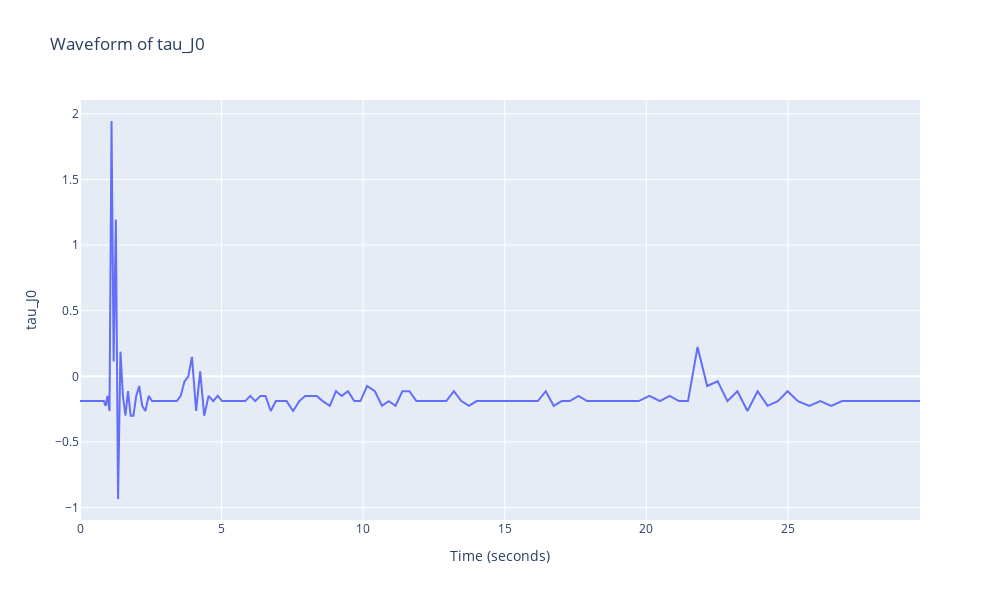
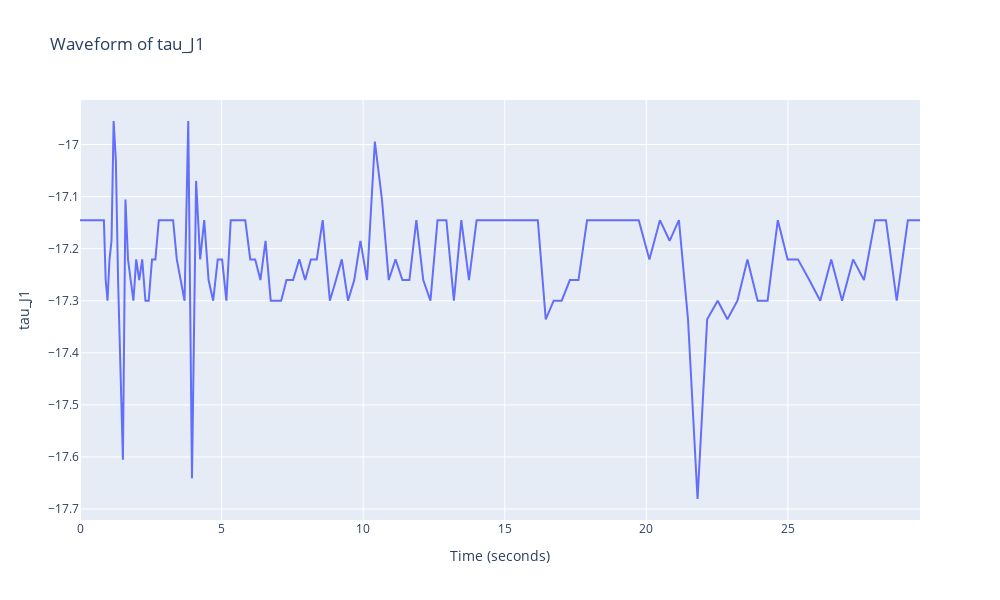
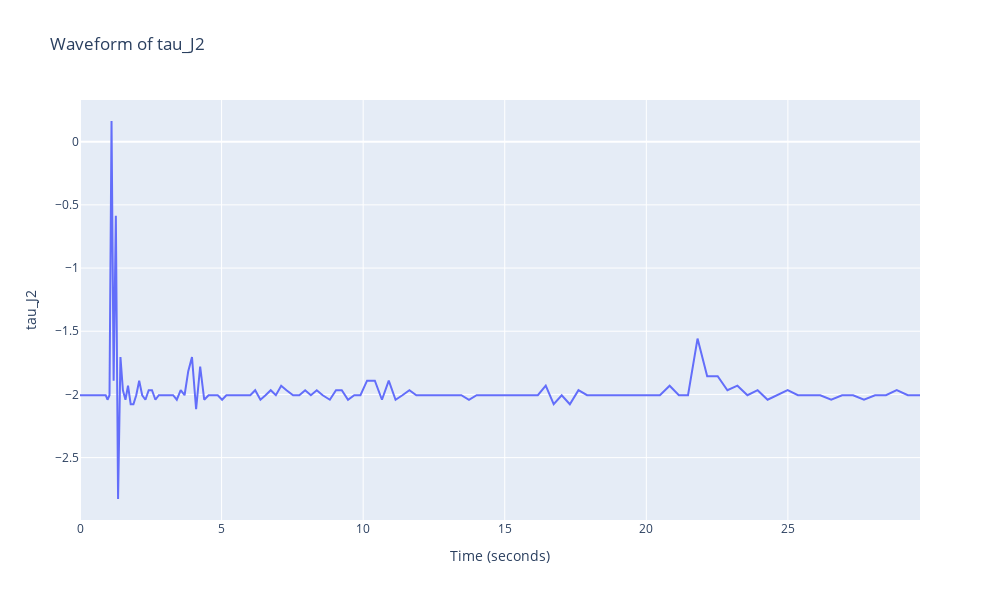
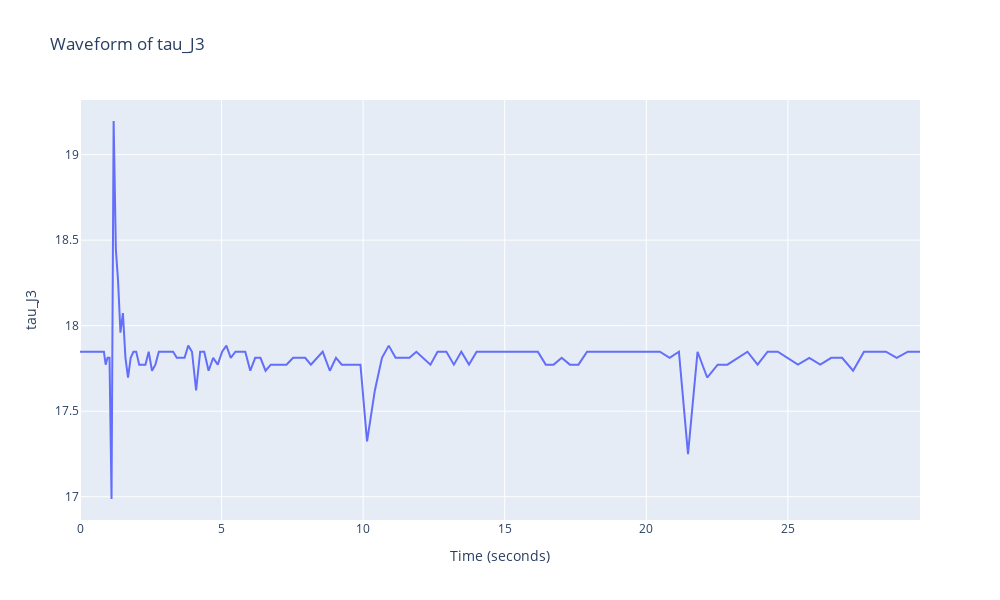

Source (notebook cell) for these figures, in order:
### Code cell
import plotly.express as px
df = pd.DataFrame(data)
# 计算持续时间，从 0 开始
df["time_diff"] = (df["timestamp"] - df["timestamp"].min()).dt.total_seconds()

# 绘制每一列的波形图
for column in df.columns[1:-1]:  # 排除 timestamp 和 time_diff 列
    fig = px.line(df, x="time_diff", y=column, title=f'Waveform of {column}')
    fig.update_layout(
        xaxis_title="Time (seconds)",
        yaxis_title=column,
        xaxis=dict(tickmode='linear', tick0=0, dtick=5),
        hovermode='x unified',
        width=1000,
        height=600
    )
    fig.show()

### Figure 1 — Plotly figure (JSON) as saved in the notebook; plotly's stock layout.template omitted (floating-point values rounded to 4 significant figures; data arrays with more than 128 entries replaced by an {"elided": "..."} marker saying what was removed)
{"data": [{"hovertemplate": "time_diff=%{x}<br>tau_J0=%{y}<extra></extra>", "legendgroup": "", "line": {"color": "#636efa", "dash": "solid"}, "marker": {"symbol": "circle"}, "mode": "lines", "name": "", "orientation": "v", "showlegend": false, "type": "scatter", "x": {"elided": "148 float values"}, "xaxis": "x", "y": {"elided": "148 float values"}, "yaxis": "y"}], "layout": {"height": 600, "hovermode": "x unified", "legend": {"tracegroupgap": 0}, "title": {"text": "Waveform of tau_J0"}, "width": 1000, "xaxis": {"anchor": "y", "domain": [0, 1], "dtick": 5, "tick0": 0, "tickmode": "linear", "title": {"text": "Time (seconds)"}}, "yaxis": {"anchor": "x", "domain": [0, 1], "title": {"text": "tau_J0"}}}}

### Figure 2 — Plotly figure (JSON) as saved in the notebook; plotly's stock layout.template omitted (floating-point values rounded to 4 significant figures; data arrays with more than 128 entries replaced by an {"elided": "..."} marker saying what was removed)
{"data": [{"hovertemplate": "time_diff=%{x}<br>tau_J1=%{y}<extra></extra>", "legendgroup": "", "line": {"color": "#636efa", "dash": "solid"}, "marker": {"symbol": "circle"}, "mode": "lines", "name": "", "orientation": "v", "showlegend": false, "type": "scatter", "x": {"elided": "148 float values"}, "xaxis": "x", "y": {"elided": "148 float values"}, "yaxis": "y"}], "layout": {"height": 600, "hovermode": "x unified", "legend": {"tracegroupgap": 0}, "title": {"text": "Waveform of tau_J1"}, "width": 1000, "xaxis": {"anchor": "y", "domain": [0, 1], "dtick": 5, "tick0": 0, "tickmode": "linear", "title": {"text": "Time (seconds)"}}, "yaxis": {"anchor": "x", "domain": [0, 1], "title": {"text": "tau_J1"}}}}

### Figure 3 — Plotly figure (JSON) as saved in the notebook; plotly's stock layout.template omitted (floating-point values rounded to 4 significant figures; data arrays with more than 128 entries replaced by an {"elided": "..."} marker saying what was removed)
{"data": [{"hovertemplate": "time_diff=%{x}<br>tau_J2=%{y}<extra></extra>", "legendgroup": "", "line": {"color": "#636efa", "dash": "solid"}, "marker": {"symbol": "circle"}, "mode": "lines", "name": "", "orientation": "v", "showlegend": false, "type": "scatter", "x": {"elided": "148 float values"}, "xaxis": "x", "y": {"elided": "148 float values"}, "yaxis": "y"}], "layout": {"height": 600, "hovermode": "x unified", "legend": {"tracegroupgap": 0}, "title": {"text": "Waveform of tau_J2"}, "width": 1000, "xaxis": {"anchor": "y", "domain": [0, 1], "dtick": 5, "tick0": 0, "tickmode": "linear", "title": {"text": "Time (seconds)"}}, "yaxis": {"anchor": "x", "domain": [0, 1], "title": {"text": "tau_J2"}}}}

### Figure 4 — Plotly figure (JSON) as saved in the notebook; plotly's stock layout.template omitted (floating-point values rounded to 4 significant figures; data arrays with more than 128 entries replaced by an {"elided": "..."} marker saying what was removed)
{"data": [{"hovertemplate": "time_diff=%{x}<br>tau_J3=%{y}<extra></extra>", "legendgroup": "", "line": {"color": "#636efa", "dash": "solid"}, "marker": {"symbol": "circle"}, "mode": "lines", "name": "", "orientation": "v", "showlegend": false, "type": "scatter", "x": {"elided": "148 float values"}, "xaxis": "x", "y": {"elided": "148 float values"}, "yaxis": "y"}], "layout": {"height": 600, "hovermode": "x unified", "legend": {"tracegroupgap": 0}, "title": {"text": "Waveform of tau_J3"}, "width": 1000, "xaxis": {"anchor": "y", "domain": [0, 1], "dtick": 5, "tick0": 0, "tickmode": "linear", "title": {"text": "Time (seconds)"}}, "yaxis": {"anchor": "x", "domain": [0, 1], "title": {"text": "tau_J3"}}}}
